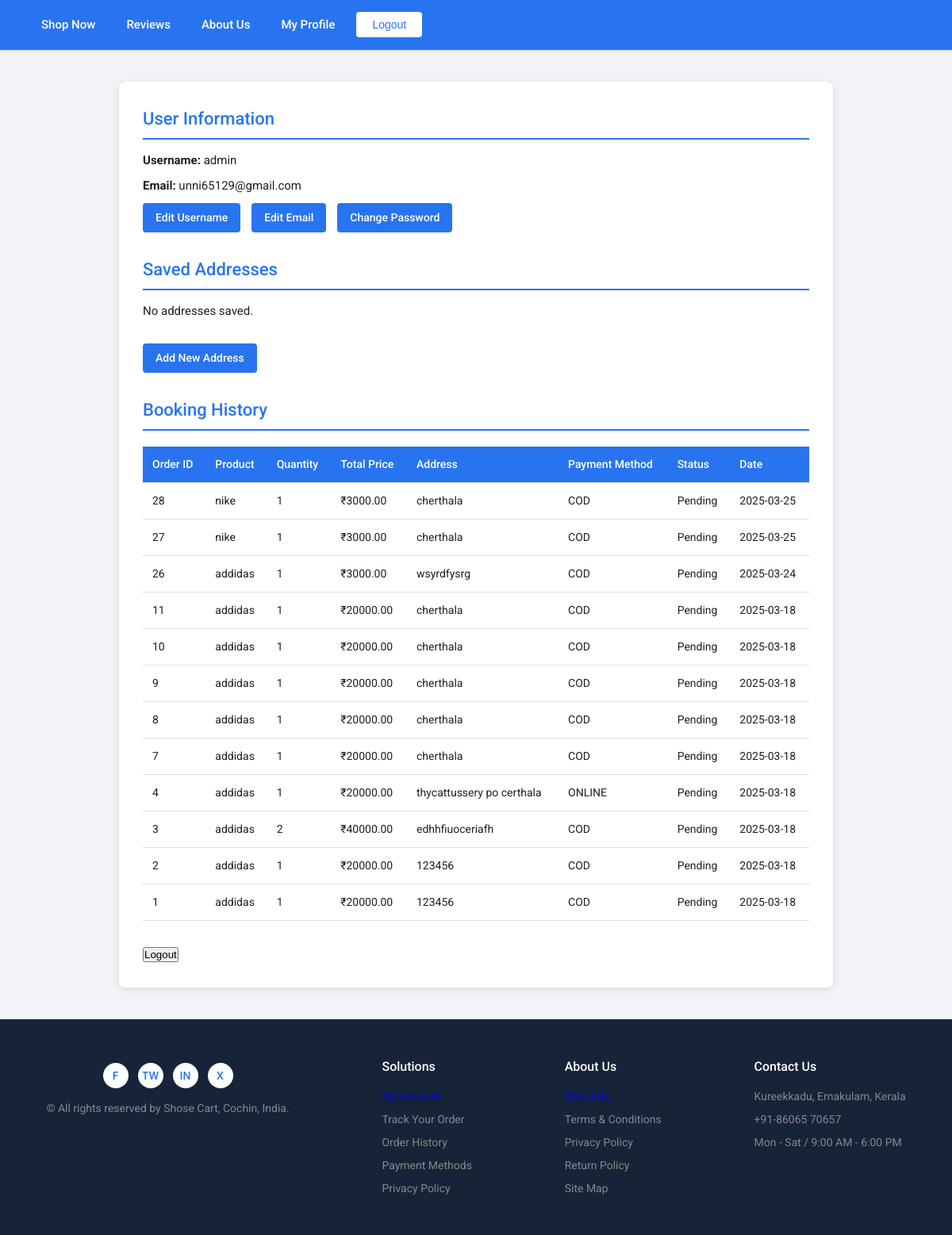
/profile/ (signed in), run on an earlier commit of the app's database.
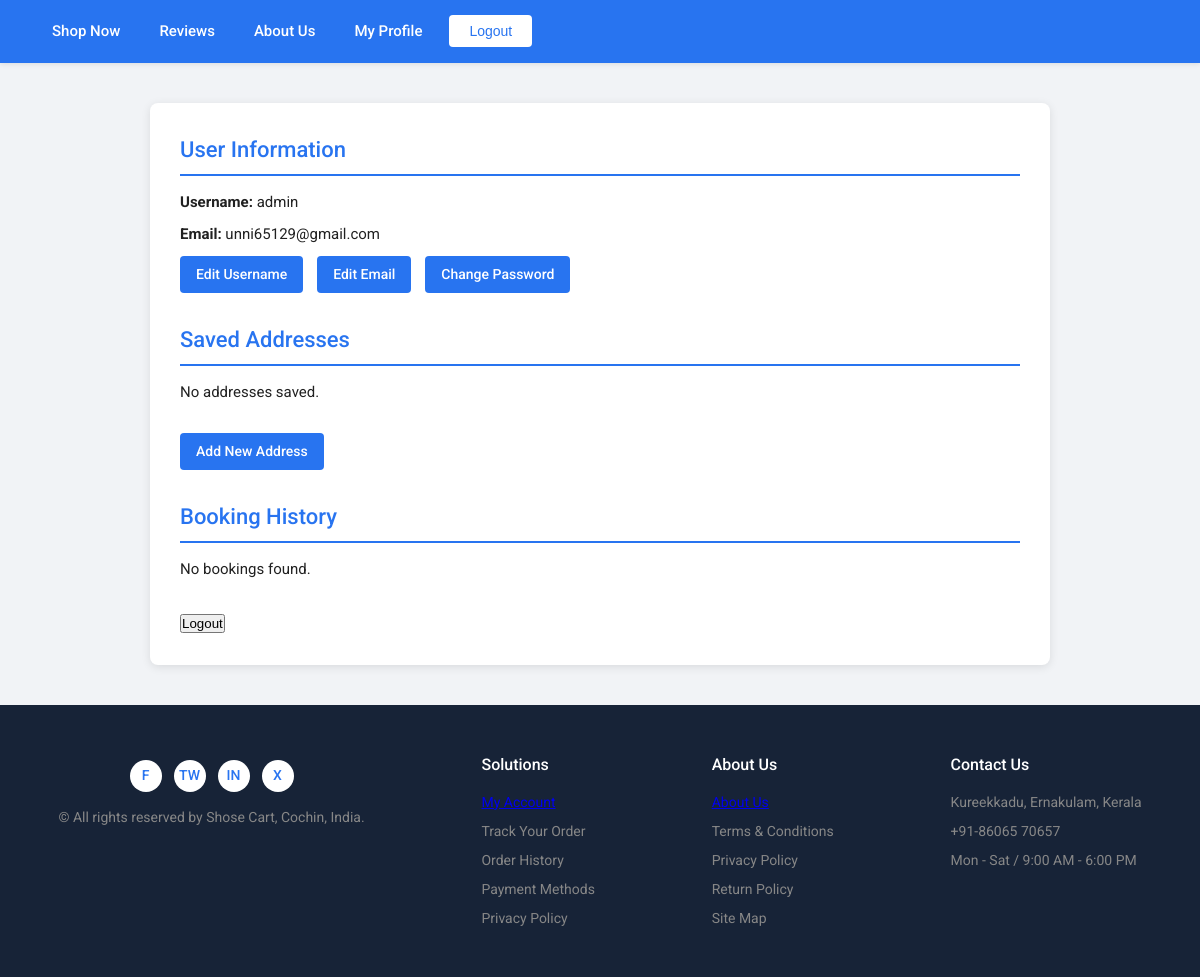
And on a later commit of the database.
### eapp/models.py (models this page shows, shortened)
class Order(models.Model):
    PAYMENT_CHOICES = [
        ('COD', 'Cash on Delivery'),
        ('ONLINE', 'Online Payment'),
    ]
    user = models.ForeignKey(User, on_delete=models.CASCADE)
    product = models.ForeignKey(Gallery, on_delete=models.CASCADE)
    quantity = models.PositiveIntegerField(default=1)
    total_price = models.DecimalField(max_digits=10, decimal_places=2)
    address = models.TextField()  # Address input
    payment_method = models.CharField(max_length=10, choices=PAYMENT_CHOICES, default='COD')
    status = models.CharField(max_length=50, default="Pending")  # Status: Pending, Completed, Cancelled
    created_at = models.DateTimeField(auto_now_add=True)
    provider_order_id=models.CharField(
        _(" Order ID"),max_length=40,blank=True,null=True
        )
    payment_id=models.CharField(
        _("Payment ID"),max_length=36,blank=True,null=True
    )
    signature_id=models.CharField(
        _("Signature ID"),max_length=128,blank=True,null=True
    )

class Gallery(models.Model):
    feedimage = models.ImageField(upload_to='gallery_images/')
    user = models.ForeignKey(User, on_delete=models.CASCADE)
    name = models.CharField(max_length=100)
    model=models.CharField(max_length=400)
    discription=models.TextField(max_length=400, null=True, blank=True)
    offers=models.CharField(max_length=400, null=True, blank=True)
    price = models.DecimalField(max_digits=10, decimal_places=2)
    quantity = models.DecimalField(max_digits=10, decimal_places=2)
    image1=models.FileField(upload_to='gallery_images/', null=True, blank=True)
    image2=models.FileField(upload_to='gallery_images/', null=True, blank=True)
    image3=models.FileField(upload_to='gallery_images/', null=True, blank=True)
    rating=models.FloatField(default=0)
    vector_data=models.TextField(null=True)

### eapp/views.py (the view)
# urls.py: path('profile/', views.profile_view, name='profile'),
@login_required(login_url='userlogin')
def profile_view(request):
    addresses = Address.objects.filter(user=request.user)
    orders = Order.objects.filter(user=request.user).order_by('-created_at')
    context = {
        'addresses': addresses,
        'email': request.user.email,
        'username': request.user.username,
        'orders': orders,
    }
    return render(request, 'profile.html', context)

### templates/profile.html (shortened to what this page needs)
{% extends 'base.html' %}
{% block content %}
<div class="profile-container">
    <div class="profile-section">
        <h2>User Information</h2>
        <p><strong>Username:</strong> {{ username }}</p>
        <p><strong>Email:</strong> {{ email }}</p>
        <a href="{% url 'edit_username' %}" class="action-btn">Edit Username</a>
        <a href="{% url 'edit_email' %}" class="action-btn">Edit Email</a>
        <a href="{% url 'change_password' %}" class="action-btn">Change Password</a>
    </div>
    <div class="profile-section">
        <h2>Saved Addresses</h2>
        {% if addresses %}
            <table>
                <tr>
                    <th>Name</th>
                    <th>Address</th>
                    <th>Phone</th>
                    <th>Actions</th>
                </tr>
                {% for address in addresses %}
                    <tr>
                        <td>{{ address.name }}</td>
                        <td>{{ address.address }}</td>
                        <td>{{ address.phone }}</td>
                        <td>
                            <a href="{% url 'edit_address' address.id %}" class="action-btn">Edit</a>
                            <a href="{% url 'delete_address' address.id %}" class="action-btn delete-btn">Delete</a>
                        </td>
                    </tr>
                {% endfor %}
            </table>
        {% else %}
            <p>No addresses saved.</p>
        {% endif %}
        <a href="{% url 'add_address' %}" class="action-btn" style="margin-top: 20px; display: inline-block;">Add New Address</a>
    </div>
    <div class="profile-section">
        <h2>Booking History</h2>
        {% if orders %}
            <table>
                <tr>
                    <th>Order ID</th>
                    <th>Product</th>
                    <th>Quantity</th>
                    <th>Total Price</th>
                    <th>Address</th>
                    <th>Payment Method</th>
                    <th>Status</th>
                    <th>Date</th>
                </tr>
                {% for order in orders %}
                    <tr>
                        <td>{{ order.id }}</td>
                        <td>{{ order.product.name }}</td>
                        <td>{{ order.quantity }}</td>
                        <td>₹{{ order.total_price }}</td>
                        <td>{{ order.address }}</td>
                        <td>{{ order.payment_method }}</td>
                        <td>{{ order.status }}</td>
                        <td>{{ order.created_at|date:"Y-m-d" }}</td>
                    </tr>
                {% endfor %}
            </table>
        {% else %}
            <p>No bookings found.</p>
        {% endif %}
    </div>
      {% if 'username' in request.session %}
            <div><a href="{% url 'logout' %}"><button>Logout</button></a></div>
            {% else %}
            <div><a href="{% url 'userlogin' %}"><button>Login</button></a></div>
            {% endif %}
</div>
{% endblock %}

What changed in the data, as far as the page shows it:
removed Order: id "28", product.name "nike", quantity "1", total_price "3000.00", address "cherthala", payment_method "COD", status "Pending", created_at "2025-03-25"
removed Order: id "27", product.name "nike", quantity "1", total_price "3000.00", address "cherthala", payment_method "COD", status "Pending", created_at "2025-03-25"
removed Order: id "26", product.name "addidas", quantity "1", total_price "3000.00", address "wsyrdfysrg", payment_method "COD", status "Pending", created_at "2025-03-24"
removed Order: id "11", product.name "addidas", quantity "1", total_price "20000.00", address "cherthala", payment_method "COD", status "Pending", created_at "2025-03-18"
removed Order: id "10", product.name "addidas", quantity "1", total_price "20000.00", address "cherthala", payment_method "COD", status "Pending", created_at "2025-03-18"
removed Order: id "9", product.name "addidas", quantity "1", total_price "20000.00", address "cherthala", payment_method "COD", status "Pending", created_at "2025-03-18"
removed Order: id "8", product.name "addidas", quantity "1", total_price "20000.00", address "cherthala", payment_method "COD", status "Pending", created_at "2025-03-18"
removed Order: id "7", product.name "addidas", quantity "1", total_price "20000.00", address "cherthala", payment_method "COD", status "Pending", created_at "2025-03-18"
removed Order: id "4", product.name "addidas", quantity "1", total_price "20000.00", address "thycattussery po certhala", payment_method "ONLINE", status "Pending", created_at "2025-03-18"
removed Order: id "3", product.name "addidas", quantity "2", total_price "40000.00", address "edhhfiuoceriafh", payment_method "COD", status "Pending", created_at "2025-03-18"
removed Order: id "2", product.name "addidas", quantity "1", total_price "20000.00", address "123456", payment_method "COD", status "Pending", created_at "2025-03-18"
removed Order: id "1", product.name "addidas", quantity "1", total_price "20000.00", address "123456", payment_method "COD", status "Pending", created_at "2025-03-18"
Also different on the page:
text no longer shown: "Order ID Product Quantity Total Price Address Payment Method Status Date"
text now shown: "No bookings found."
